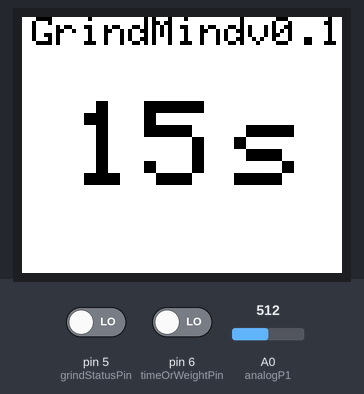
This sketch was run on a simulated Arduino Uno, built with avr-gcc and run on an emulated ATmega328P. On the bench: 160×128 colour display. Inputs (shaded band) come from the test bench; at power-on: pin 6 (timeOrWeightPin) LOW, A0 (analogP1) = 512, pin 5 (grindStatusPin) LOW.

Above: at 1.5 s.
1.6 s: pin 6 (timeOrWeightPin) driven HIGH
At 2.8 s:
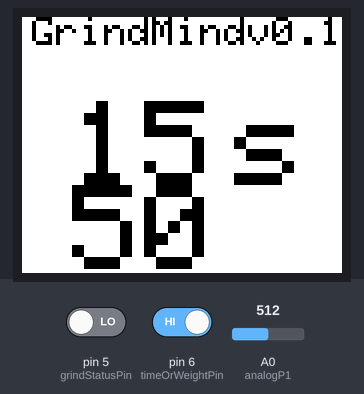
4.5 s: A0 (analogP1) set to 716
At 5.1 s:
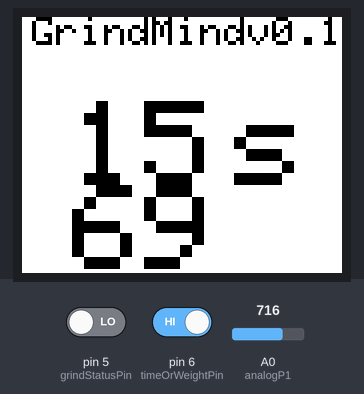
6.0 s: A0 (analogP1) set to 900
At 6.6 s:
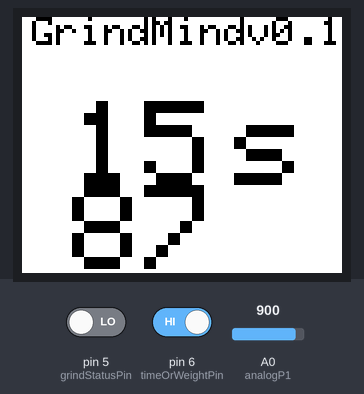
7.5 s: pin 6 (timeOrWeightPin) driven LOW
At 8.0 s:
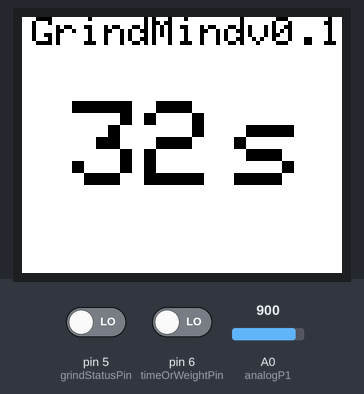
9.0 s: A0 (analogP1) set to 1023
At 10.5 s:
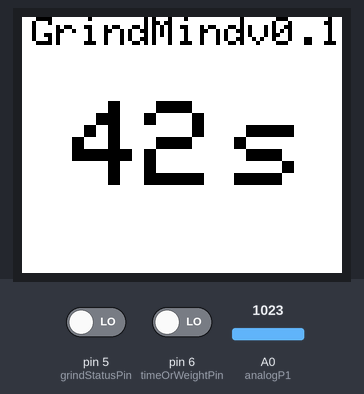
Timing chart, 0 to 11.5 s (numbered marks = the images above; inputs shaded):
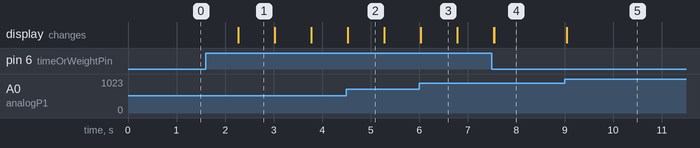

Measured:
- after the input at 1.6 s, the display: changes after 0.68 s (image 1)
- after the input at 4.5 s, the display: first differs from a run without the input at once (image 2)
- after the input at 6.0 s, the display: first differs from a run without the input at once (image 3)
- after the input at 7.5 s, the display: first differs from a run without the input at once (image 4)
- after the input at 9.0 s, the display: changes after 0.05 s (image 5)
- what the display in image 1 shows lasts 0.7 s, from 2.3 s to 3.0 s

The sketch:

coffeeGrindMind.ino
```cpp
#include <TFT.h>
#include <SPI.h>

// pin definition for the Uno
#define cs   10
#define dc   9
#define rst  8

//LED - 3.3v
//SCK - D13
//SDA - D11
//DC - D9
//Reset - D8
//CS - D10
//GND - GND
//VCC - 5v

unsigned long timeDelay = 0;  // max is 4,294,967,295
unsigned long mSecDelay = 0;
int secDelay = 0;
int correctedSecDelay = 0;
int grindStatus = 0;
int anaVal = 0;
unsigned long timeDelaySec = 1;
unsigned long prevTimeDelaySec = 0;
// positive_bias is an <int> value > 0 that is read as the lowest possible time time because of the lowest achievable resistance 1k
// empirically determined to be: 7 seconds
int positive_bias = 7;
// we'll use it to correct the baseline
int max_set_time = positive_bias + 45;  // 45 sec minimum
int grindTimePrevWritten = 0;
int timeOrWeight = 0;
int grindType = 0;  // 0 timed grind , 1 weigh based grind
int weightMapped = 0; // set weight desired by the user in the function
int setWeight = 0; // set weight desired by the user
int currentWeight = 0; //set by a sensor input read by the arduino, likely going to involve an analogRead()
int doNothing;


//pins
int analogP1 = A0;
int analogP2 = A1;
int grinderActivationPin = 4;
int grindStatusPin = 5;
int timeOrWeightPin = 6;

// create an instance of the library
TFT TFTscreen = TFT(cs, dc, rst);

// char array to print to the screen
char GrindTime[3];  // up to 75 sec
char prevGrindTime[3];

//    String tString = String(timeDelaySec);
//    tString.toCharArray(GrindTime,3);

char GrindWeight[3]; // up to 100g
char seconds[5];
char grams[5] ;
int screenWidth = TFTscreen.width();
int screenHeight = TFTscreen.height();
int xPosTime = 25 ;
int yPosTime = screenHeight/3;
int xPosWeight = 25 ;
int yPosWeight =  2*(screenHeight/3);
int x = 0;
int y = 0;

int r_background = 255;
int g_background = 255;
int b_background = 255;

int r_text = 0;
int g_text = 0;
int b_text = 0;


void setup() {
  //  Serial.begin(9600);
  TFTscreen.begin();
  // clear the screen with a black background
  TFTscreen.background(r_background,g_background,b_background);
  // write the static text to the screen
  // set the font color to white Called before drawing an object on screen, it sets the color of lines and borders around shapes.
  TFTscreen.stroke(r_text, g_text, b_text);
  // set the font size
  TFTscreen.setTextSize(2);
  // write the text to the top left corner of the screen
//  TFTscreen.text("CoffeeGrindMind v0.1\n", screenWidth/8, 5);
  TFTscreen.text("GrindMindv0.1",5,0);

  // set the font size very large for the loop
  TFTscreen.setTextSize(6);
  // set the color of the bubbles
  // TFTscreen.fill(255,255,255);
  char seconds[5] = "s";
  TFTscreen.text(seconds,2*(screenWidth/3),screenHeight/3);
  //  char grams[5] = "g";
  //  TFTscreen.text(grams,2*(screenWidth/3),screenHeight/3);
}


float mapfloat(long x, long in_min, long in_max, long out_min, long out_max)
{
  return (float)(x - in_min) * (out_max - out_min) / (float)(in_max - in_min) + out_min;
}

int checkCurrentWeight(){
  return 100;
}

void runWeightBasedGrind(int desiredWeight) {
  // set initial weight
  currentWeight = checkCurrentWeight();
   digitalWrite(grinderActivationPin,HIGH);
  // initiate check loop with 300 msec delay checking the sensor.
  while (currentWeight < desiredWeight) {
  currentWeight = checkCurrentWeight();
  delay(300);
  }
  // shutdown the grinder on closing.
  digitalWrite(grinderActivationPin,LOW);
}

int checkGrindActivationStatus(){
  // push button to 5V above <measure> 4.7k resistor to ground
  grindStatus = digitalRead(grindStatusPin);
  return grindStatus;
}

int checkTimedOrWeightGrind(){
  // toggle switch to 5V above <measure> 4.7k resistor to ground
  // 0 = timed grind, 1 = weight grind
  timeOrWeight = digitalRead(timeOrWeightPin);
  return timeOrWeight;
}

void runTimedGrind(unsigned long timeDelay) {
  digitalWrite(grinderActivationPin,HIGH);
  delay(timeDelay);
  digitalWrite(grinderActivationPin,LOW);
}

int getSetWeight() {
  anaVal = analogRead(analogP1);
  //  map(value, fromLow, fromHigh, toLow, toHigh)
  weightMapped =  map(anaVal, 0, 1023, 0, 100);
  return weightMapped;
}

unsigned long checkTimer() {
  anaVal = analogRead(analogP1);
  //  map(value, fromLow, fromHigh, toLow, toHigh)
  secDelay =  map(anaVal, 0, 1023, 0, 45);
  correctedSecDelay = map(secDelay, positive_bias, max_set_time, 0, 45);
  if (secDelay < 0){
  }
  mSecDelay = correctedSecDelay * 1000;
  return mSecDelay;
}

void writeTimeValue(char GrindTime[3]) {
  TFTscreen.stroke(r_text, g_text, b_text);
  TFTscreen.text(GrindTime, xPosTime, yPosTime);
}

void eraseTimeValue(char GrindTime[3]) {
  TFTscreen.stroke(r_background,g_background,b_background);
  TFTscreen.text(GrindTime, xPosTime, yPosTime);
}

void writeWeightValue(char GrindWeight[3]) {
  TFTscreen.stroke(r_text, g_text, b_text);
  TFTscreen.text(GrindWeight, xPosWeight, yPosWeight);
}

void eraseWeightValue(char GrindWeight[3]) {
  TFTscreen.stroke(r_background,g_background,b_background);
  TFTscreen.text(GrindWeight, xPosWeight, yPosWeight);
}


void loop() {
  // *** MAIN GRINDER RUN LOOP *** //

  // check grind type, timed: 0, weight based: 1
  grindType = checkTimedOrWeightGrind();
  if (grindType == 0){
    timeDelay = checkTimer();
    //    Serial.print("[STDERR]: Current timer delay in mSec is:");
    //    Serial.println(timeDelay);
    // convert time delay from up to 99 sec to character array to print to screen.
    timeDelaySec = timeDelay/1000 ;
    //    Serial.print("[STDERR]: Current timer delay in Sec is:");
    //    Serial.println(timeDelaySec);
    String tString = String(timeDelaySec);
    tString.toCharArray(GrindTime,3);
    //    Serial.print("[STDERR]: Current GrindTime  is:");
    //    Serial.println(GrindTime);
    // a quick check to ensure we aren't rewriting the screen when unecessary
    if (prevTimeDelaySec == timeDelaySec && grindTimePrevWritten == 1){
      doNothing = 0;
    } else if (prevTimeDelaySec != timeDelaySec && grindTimePrevWritten == 1){
      String dString = String(prevTimeDelaySec);
      dString.toCharArray(prevGrindTime,3);
      eraseTimeValue(prevGrindTime);
      writeTimeValue(GrindTime);
      grindTimePrevWritten = 1;
    } else {
      // this only happens in setup, covers situations where prevTimeDelaySec == timeDelaySec && grindTimePrevWritten != 1, there's nothing to erase
      writeTimeValue(GrindTime);
      grindTimePrevWritten = 1;
    }
    // final check to decide if you want immediate grinder activation
    grindStatus = checkGrindActivationStatus();
    if (grindStatus == 1){
      runTimedGrind(timeDelay);
    }
    // time delay between check and erase...
    delay(750);

    //    // a check to ensure we aren't rewriting the screen when unecessary
    //    if (prevTimeDelaySec == timeDelaySec && grindTimePrevWritten == 1){
    //      doNothing = 0;
    //    } else {
    //      eraseTimeValue(GrindTime);
    //      grindTimePrevWritten = 0;
    //    }
  strcpy(GrindTime,prevGrindTime);
  prevTimeDelaySec = timeDelaySec;

  } else {
    // weight based grind
    setWeight = getSetWeight();
    //    Serial.print("Current weight is selected is: ");
    //    Serial.print(setWeight);
    //    Serial.println(" grams");
    // convert set weight from up to 999g to character array to print out on screen
    String wString = String(setWeight);
    wString.toCharArray(GrindWeight,3);
    writeWeightValue(GrindWeight);

    // check if you want immediate grinder activation
    grindStatus = checkGrindActivationStatus();
    if (grindStatus == 1){
      runWeightBasedGrind(setWeight);
    }
    // basically display the value then erase it and go look for a change...
    delay(750);
    eraseWeightValue(GrindWeight);
  }
}

//void loop() {

//  // Read the value of the sensor on A0
//  String sensorVal = String(analogRead(A0));

//  // convert the reading to a char array
//  sensorVal.toCharArray(sensorPrintout, 4);

//  // set the screen fill color of shapes clear
//  for (int i = 0; i <= 4; i++) {
//    TFTscreen.fill(255,255,255);
//    TFTscreen.stroke(128, 0, 0);
//    x = random(0,screenWidth);
//    y = random(60,screenHeight);
//    // draw a circle in the center of screen
//    TFTscreen.circle(x,y,5);
//    // erase the circle
//    delay(300);
//    TFTscreen.fill(0,0,0);
//    TFTscreen.stroke(0,0,0);
//    TFTscreen.circle(x,y,5);
//    delay(100);
//  }

//  // clear the screen with a black background
//  TFTscreen.background(0,0,0);
//}
```
